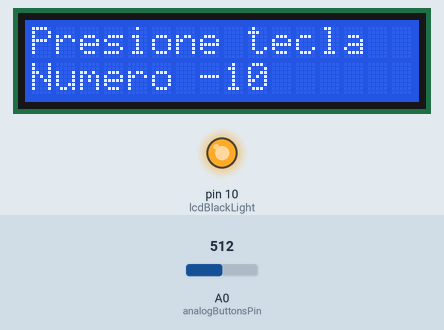
A sketch run on a simulated Arduino Uno, built with avr-gcc and run on an emulated ATmega328P. Shown: 16×2 character LCD, output pins drawn as LEDs (lit = HIGH). The test bench sets the inputs (shaded band); at power-on: A0 (analogButtonsPin) = 512.

Above: at 1.2 s.
1.3 s: A0 (analogButtonsPin) set to 537
2.8 s: A0 (analogButtonsPin) set to 567
At 3.4 s:
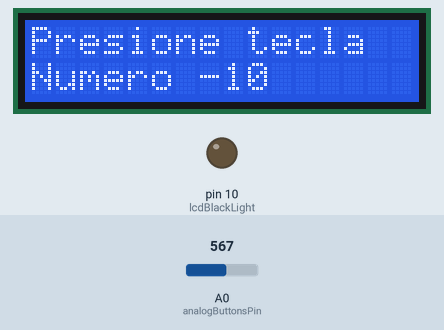
4.3 s: A0 (analogButtonsPin) set to 545
At 5.8 s:
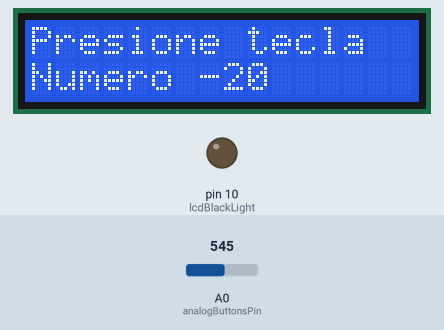
Timing chart, 0 to 7.3 s (numbered marks = the images above; inputs shaded):
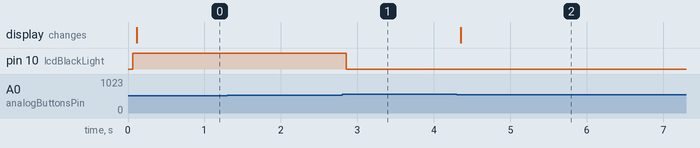

Measured:
- the behaviour switches between 554 and 555 on A0 (analogButtonsPin) (found by bisection; images 0 and 1)
- after the input at 1.3 s, every drawn part: stays the same
- after the input at 2.8 s, pin 10 (lcdBlackLight): HIGH → LOW after 0.05 s
- after the input at 4.3 s, the display: changes after 0.06 s (image 2)

The sketch:

CLASE_7_DebounceLCDShield.ino
```cpp
/*
 * Ejemplo utilizacion LCD Shield
 *
 * Conexiones DHT22 (Visto de frente, de izquiera a derecha)
 *
 * DHT22, pin 1, to 5V
 * DHT22, pin 2, to digital pin 2 (A eleccion)
 * DHT22, pin 3, No coneccted
 * DHT22, pin 4, to ground.
 *
 * Connect a 10K resistor from pin 2 (data) to pin 1 (power) of the sensor.
 *
 * Conexiones LCD KeyPad Shield:
 *  LCD RS pin to digital pin 8
 *  LCD Enable pin to digital pin 9
 *  LCD D4 pin to digital pin 4
 *  LCD D5 pin to digital pin 5
 *  LCD D6 pin to digital pin 6
 *  LCD D7 pin to digital pin 7
 *
 *  LCD BL pin to digital pin 10
 *
 *  KEYS BUTTONS to analog pin 0
 *
 * Pines libres:
 *  Arriba: D13 D12 D11 D3 D1 D0
 *  Abajo IZQ: RST 3.3V 5V GND GND VIN
 *  Abajo DER: A1 A2 A3 A4 A5
 */

/*
 * Incluyo las librerias arduino qque utilizaremos.
 */
#include <LiquidCrystal.h>

/*
 * Incluyo el archivo donde defino nuestro nuevo tipo de dato. (Ver mas abajo)
 */
#include "new_types.h"

/*
 * Incluyo el archivo donde defino las conecciones y  y otras configuraciones como el debug
 */
#include "settings.h"

/*
 * Un numero que modificaremos con los botones y mostraremos en al pantalla.
 */
int numero = 0;

bool blStatus = false;

/*
 * Inicializamos los objetos que utilizaremos.
 * Un 'LiquidCrystal' llamado 'lcd' conectado segun lo definido en 'settings.h'
 */
LiquidCrystal lcd(rsLcdPin, enableLcdPin,
                  d4LcdPin, d5LcdPin, d6LcdPin, d7LcdPin);


/*
 * Inicializacion de nuestro proyecto..
 */
void setup (void)
{
/*
 * Si esta definido DEBUG (Ver archivo 'settings.h')
 * Inicio el puerto serial para imprimir mensajes.
 */
#ifdef DEBUG
  Serial.begin (9600);
  while (!Serial);
#endif

  /*
   * Inicializo el objeto lcd indicandole que es una pantalla de 16x2
   * Posiciono el cursor arriba a la izquierda y escribo un texto.
   */
  lcd.begin(16, 2);
  lcd.setCursor(0,0);
  lcd.print("Presione tecla");

  /* Enciendo el blacklight */
  pinMode(lcdBlackLight, OUTPUT);
  digitalWrite(lcdBlackLight, HIGH);
  blStatus = true;
}

/*
 * Codigo principal
 */
void loop (void)
{
  /*
   * Creo una nueva variable del tipo KeyButton
   * cuyo tipo esta definido en el archivo 'new_types.h'
   */
  KeyButton buttonState = KEY_NONE;

  /*
   * Obtengo el estado del boton.
   *
   * Esta funcion realiza el debounce para evitar el ruido de los botones.
   * y devuelve solo una vez cuando precionamon el pulsador.
   * (Si mantenemos presionado el pulsador  UP solo una vez va informar
   * la tecla de forma que paresca que presionamos muchas veces el pulsador
   * cuando todavia no soltamos el pulsados.)
   */
  buttonState = get_key_debounced_unique();

  /*
   * Segun la tecla presionada modifico el nro e informo en el LCD
   * o prendo y apago el blackligh del lcd con la tecla SELECT.
   */
  switch (buttonState)
  {
    case KEY_RIGHT:
      numero += 10;
      break;
    case KEY_LEFT:
      numero -= 10;
      break;
    case KEY_UP:
      numero++;
      break;
    case KEY_DOWN:
      numero--;
      break;
    case KEY_SELECT:
      if (blStatus) {
        digitalWrite(lcdBlackLight, LOW);
        blStatus = false;
      }
      else {
        digitalWrite(lcdBlackLight, HIGH);
        blStatus = true;
      }
      break;
    case KEY_NONE:
    default:
      break;
  }

  /*
   * Si existe la definicion de DEBUG
   * Imprimo el nro en el puerto serial como debug..
   */
#ifdef DEBUG
  Serial.print("Numero ");
  Serial.println(numero);
#endif

  lcd.setCursor(0,1);
  lcd.print("Numero ");
  lcd.setCursor(strlen("Numero "), 1); // strlen devuelve el tamaño del string, nos aprovechamos de ello para posicionar el cursor automaticamente.
  lcd.print(numero);
  lcd.print("   "); // Imprimo un par de espacios par eviotar que queden nros viejos de fondo..
}
```

settings.h
```cpp
#ifndef SETTINGS_h
#define SETTINGS_h

/*
 * Conecciones
 */

const int rsLcdPin = 8;
const int enableLcdPin = 9;
const int d4LcdPin = 4;
const int d5LcdPin = 5;
const int d6LcdPin = 6;
const int d7LcdPin = 7;

const int lcdBlackLight = 10;

const int analogButtonsPin = 0;

/*
 * Activacion del debug serial.
 * (Deben decomentar la definicion si quieren imprimir el debug por el puerto serial)
 */
//#define DEBUG

#endif //SETTINGS_h
```

buttons.ino
```cpp
#include "new_types.h"
#include "settings.h"

unsigned long lastDebounceTime;
const int debounceDelay = 50;

KeyButton keyStatus = KEY_NONE;
KeyButton lastKeyReaded = KEY_NONE;
KeyButton lastKeyHandled = KEY_NONE;

/*
 * Funcion que solo devuelvo el boton presionado una unica vez
 * para controlar los menus que se muevan correctamene,
 * Por mas que siga apretando el boton, me muevo una unica vez en el menu.
 */

KeyButton get_key_debounced_unique (void)
{
  static KeyButton keyHandled = KEY_NONE;
  KeyButton currentButton = KEY_NONE, ret = KEY_NONE;

  currentButton = get_key_debounced();
  if (currentButton != keyHandled)
  {
    keyHandled = currentButton;
    ret = currentButton;
  }
  else
  {
    ret = KEY_NONE;
  }
  return ret;
}

static KeyButton get_key_debounced (void)
{
  KeyButton keyReaded = KEY_NONE;

  keyReaded = read_LCD_buttons ();

  /* Cada vez que cambia establezco un tiempo de referencia. */
  if (keyReaded != lastKeyReaded)
    lastDebounceTime = millis();

  /*
   * La primera vez esto es falso!!.
   * Cuando paso un tiempo y se hace verdadero,
   * Recien ahi verfica si cambio con respecto
   * a la ultima lectura y si es asi, considera que
   * realmente presiono o libero los botones.
   */
  if ((millis() - lastDebounceTime) > debounceDelay) {
    if (keyReaded != keyStatus)
       keyStatus = keyReaded;
  }

  lastKeyReaded = keyReaded;

  return keyStatus;
}

/*
 * Funcion que nos devuelve el estado de los botones
 * Esta funcion devuelve un tipo 'KeyButton' definido en 'new_types.h',
 * que correspondera a uno de los botones, indicando cual esta apretado
 * y no necesita ningun argumento.
 */
KeyButton read_LCD_buttons (void)
{
  /*
   * Los 4 botones estan conectados a una cadena de resistencias que al
   * presionar los pulsadores forman diferentes divisores de tension
   * (Ver el esquematico). Esto nos permite identificar los botones apretados
   * segun la tension aplicada en el pin.
   */
  int adc_key_in = 0;
  adc_key_in = analogRead(analogButtonsPin);

  /*
   * Si no presiono ningun pulsador solo tengo una resistencia de pull-up a 5v
   * entonces idealmente adc_key_in = 1024
   */
  if (adc_key_in > 1000)
    return KEY_NONE;

  /*
   * Luego corroboro la tension aplicada, que segun el divisor de tension resultante
   * correspondiente a cada pulsador.
   */
  if (adc_key_in < 50)  return KEY_RIGHT;
  if (adc_key_in < 195) return KEY_UP;
  if (adc_key_in < 380) return KEY_DOWN;
  if (adc_key_in < 555) return KEY_LEFT;
  if (adc_key_in < 790) return KEY_SELECT;

  /*
   * Aunque parece consideramos todos los casos siempre se recomienda en la ultima linea
   * devolver un valor por defecto.
   */
  return KEY_NONE;
}
```

new_types.h
```cpp
/*
 * Hago un nuevo tipo de dato enumerado (KEY_NOTE = 0, KEY_RIGHT = 1,..,KEY_SELECT = 5)
 * Le asigno el nombre KeyButton que nos permitira utilizarlo con este nombre como si fuera
 * un nuevo tipo de dato.
 * Una vez definido se utilizan de la misma forma que el resto de las variables.
 *
 * Se definen como:
 *  tipoVariable nombreVariable = valorInicial;
 *
 * Por ejemplo:
 *  KeyButton boton = KEY_NONE;
 */

#ifndef NEW_TYPES_h
#define NEW_TYPES_h

enum KeyButton {
 KEY_NONE = 0,
 KEY_RIGHT,
 KEY_UP,
 KEY_DOWN,
 KEY_LEFT,
 KEY_SELECT
};

#endif //NEW_TYPES_h
```
